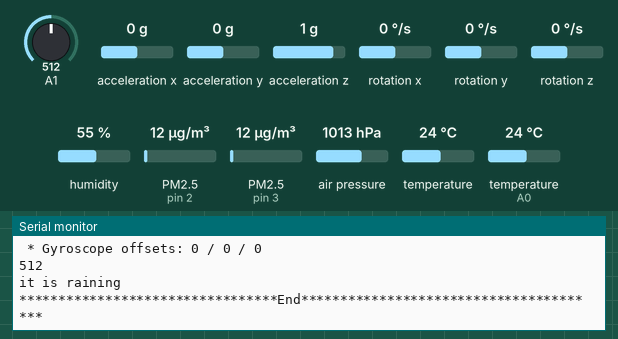
The sketch below on a simulated Arduino Uno, built with avr-gcc and run on an emulated ATmega328P. Shown: the last lines printed to the serial monitor. Wiring (inferred from the names in the program): 2 × dust sensor: data pin 2 / data pin 3. Inputs (shaded band) come from the test bench; at power-on: A1 = 512, acceleration x 0 g, acceleration y 0 g, acceleration z 1 g, rotation x 0 °/s, rotation y 0 °/s, rotation z 0 °/s, humidity 55 %, PM2.5 (sensors on pin 2, pin 3) 12 µg/m³, air pressure 1013 hPa, temperature 24 °C, temperature (sensor on A0) 24 °C.

Above: at 1.2 s.
1.3 s: A1 set to 910
At 4.8 s:
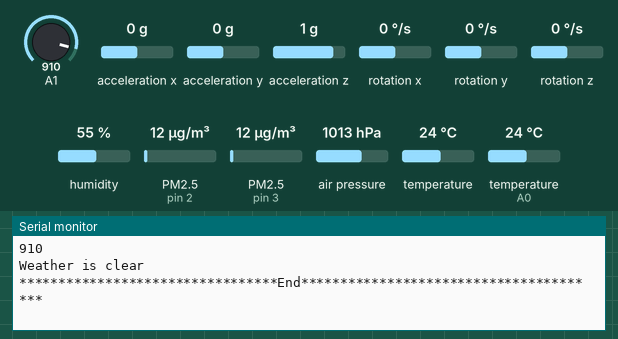
8.7 s: A1 set to 992
At 11.2 s:
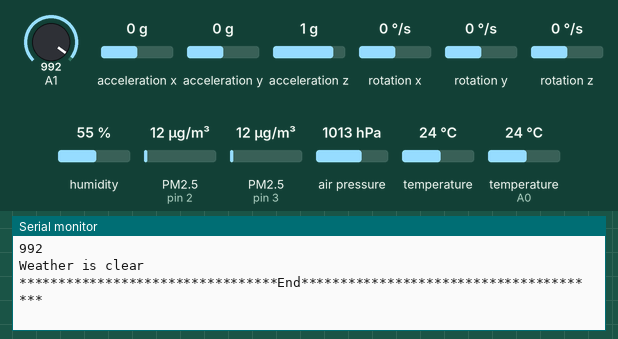
Timing chart, 0 to 12.7 s (numbered marks = the images above; inputs shaded):
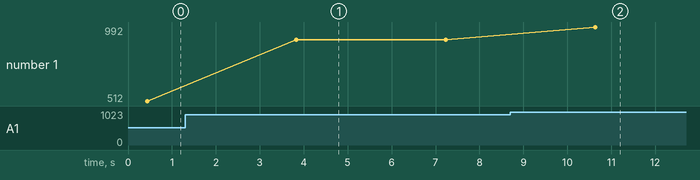

Measured:
- after the input at 1.3 s, the serial monitor: prints a new line after 2.5 s (image 1)
- after the input at 8.7 s, the serial monitor: prints a new line after 1.9 s (image 2)
- plotted number 1: 512 → 910 after the input at 1.3 s, 910 → 992 after the input at 8.7 s

The sketch:

weather_station.ino
```cpp
#include <Adafruit_BMP280.h> // include the BMP Library
#include <Wire.h>
#include <MPU6050.h>
#include <dht.h>
#include<string>

#define dht_apin A0

dht DHT;
MPU6050 mpu;
Adafruit_BMP280 bmp; // I2C Interface


int pin2 = 3;
int pin1 = 2;
unsigned long duration1;
unsigned long duration2;

unsigned long starttime;
unsigned long sampletime_ms = 3000;//sampe 1s ;
unsigned long lowpulseoccupancy1 = 0;
unsigned long lowpulseoccupancy2 = 0;
float ratio1 = 0;
float ratio2 = 0;
float concentration1 = 0;
float concentration2 = 0;
String s="";

void setup() {
  Serial.begin(115200);
  Serial.println(F("BMP280 test"));

  if (!bmp.begin(0x76)) {
    Serial.println(F("Could not find a valid BMP280 sensor, check wiring!"));
    while (1);
  }

  /* Default settings from datasheet. */
  bmp.setSampling(Adafruit_BMP280::MODE_NORMAL,     /* Operating Mode. */
                  Adafruit_BMP280::SAMPLING_X2,     /* Temp. oversampling */
                  Adafruit_BMP280::SAMPLING_X16,    /* Pressure oversampling */
                  Adafruit_BMP280::FILTER_X16,      /* Filtering. */
                  Adafruit_BMP280::STANDBY_MS_500); /* Standby time. */

  Serial.println("Initialize MPU6050");
  while(!mpu.begin(MPU6050_SCALE_2000DPS, MPU6050_RANGE_2G,0x68))
  {
    Serial.println("Could not find a valid MPU6050 sensor, check wiring!");
    delay(500);
  }
  mpu.calibrateGyro();
  mpu.setThreshold(3);
  checkSettings();


  pinMode(2,INPUT);
  pinMode(3,INPUT);
  starttime = millis();//get the current time;


}


void checkSettings ()
{
  Serial.println ();

  Serial.print (" * Sleep Mode:        ");
  Serial.println (mpu.getSleepEnabled ()? "Enabled" : "Disabled");

  Serial.print (" * Clock Source:      ");
  switch (mpu.getClockSource ())
    {
    case MPU6050_CLOCK_KEEP_RESET:
      Serial.
  println ("Stops the clock and keeps the timing generator in reset");
      break;
    case MPU6050_CLOCK_EXTERNAL_19MHZ:
      Serial.println ("PLL with external 19.2MHz reference");
      break;
    case MPU6050_CLOCK_EXTERNAL_32KHZ:
      Serial.println ("PLL with external 32.768kHz reference");
      break;
    case MPU6050_CLOCK_PLL_ZGYRO:
      Serial.println ("PLL with Z axis gyroscope reference");
      break;
    case MPU6050_CLOCK_PLL_YGYRO:
      Serial.println ("PLL with Y axis gyroscope reference");
      break;
    case MPU6050_CLOCK_PLL_XGYRO:
      Serial.println ("PLL with X axis gyroscope reference");
      break;
    case MPU6050_CLOCK_INTERNAL_8MHZ:
      Serial.println ("Internal 8MHz oscillator");
      break;
    }

  Serial.print (" * Gyroscope:         ");
  switch (mpu.getScale ())
    {
    case MPU6050_SCALE_2000DPS:
      Serial.println ("2000 dps");
      break;
    case MPU6050_SCALE_1000DPS:
      Serial.println ("1000 dps");
      break;
    case MPU6050_SCALE_500DPS:
      Serial.println ("500 dps");
      break;
    case MPU6050_SCALE_250DPS:
      Serial.println ("250 dps");
      break;
    }

  Serial.print (" * Gyroscope offsets: ");
  Serial.print (mpu.getGyroOffsetX ());
  Serial.print (" / ");
  Serial.print (mpu.getGyroOffsetY ());
  Serial.print (" / ");
  Serial.println (mpu.getGyroOffsetZ ());

  Serial.println ();
}

void loop() {

    duration1 = pulseIn(pin1, LOW);
    duration2 = pulseIn(pin2, LOW);
    lowpulseoccupancy1 = lowpulseoccupancy1+duration1;
    lowpulseoccupancy2 = lowpulseoccupancy2+duration2;
    s="";

    //Serial.print("*********************************Begin***************************************\n");

    DHT.read11(dht_apin);
    /*Serial.print("DHT readings");
    Serial.print("Current humidity = ");
    Serial.print(DHT.humidity);
    Serial.print("%  ");
    Serial.print("temperature = ");
    Serial.print(DHT.temperature);
    Serial.println("C  ");

    Serial.print("\nBMP readings");
    Serial.print(F("Temperature = "));
    Serial.print(bmp.readTemperature());
    Serial.println(" *C");

    Serial.print(F("Pressure = "));
    Serial.print(bmp.readPressure()/100); //displaying the Pressure in hPa, you can change the unit
    Serial.println(" hPa");

    Serial.print(F("Approx altitude = "));
    Serial.print(bmp.readAltitude(1019.66)); //The "1019.66" is the pressure(hPa) at sea level in day in your region
    Serial.println(" m");                    //If you don't know it, modify it until you get your current altitude

    Serial.println();*/
    s=s+DHT.humidity+" "+DHT.temperature+" "+bmp.readTemperature()+" "+bmp.readPressure()/100+" "+bmp.readAltitude(1019.66)+" ";


    //Serial.print("MPU6050-readings");

  Vector rawGyro = mpu.readRawGyro();
  Vector normGyro = mpu.readNormalizeGyro();

  /*Serial.print(" Xraw = ");
  Serial.print(rawGyro.XAxis);
  Serial.print(" Yraw = ");
  Serial.print(rawGyro.YAxis);
  Serial.print(" Zraw = ");
  Serial.println(rawGyro.ZAxis);

  Serial.print("\t         Xnorm = ");
  Serial.print(normGyro.XAxis);
  Serial.print(" Ynorm = ");
  Serial.print(normGyro.YAxis);
  Serial.print(" Znorm = ");
  Serial.println(normGyro.ZAxis);
  Serial.print("\n\n");*/

  s=s+rawGyro.XAxis+" "+rawGyro.YAxis+" "+rawGyro.ZAxis+" "+normGyro.XAxis+" "+normGyro.YAxis+" "+normGyro.ZAxis+" ";


    if ((millis()-starttime) > sampletime_ms)//if the sampel time == 30s
  {
    ratio1 = lowpulseoccupancy1/(sampletime_ms*10.0);  // Integer percentage 0=>100
    concentration1 = 1.1*pow(ratio1,3)-3.8*pow(ratio1,2)+520*ratio1+0.62; // using spec sheet curve

    ratio2 = lowpulseoccupancy2/(sampletime_ms*10.0);  // Integer percentage 0=>100
    concentration2 = 1.1*pow(ratio2,3)-3.8*pow(ratio2,2)+520*ratio2+0.62; //

    /*Serial.print("PM10 ");


    Serial.print("concentration1 = ");
    Serial.print(concentration1);
    Serial.print(" pcs/0.01cf  -  ");

    Serial.print("concentration2 = ");
    Serial.print(concentration2);
    Serial.print(" pcs/0.01cf  -  ");*/

    s=s+" "+concentration1+" "+concentration2+" ";


    if (concentration1 < 1000) {

     //Serial.print("CLEAN\n");
     s=s+"CLEAN"+" ";

  }
    if (concentration1 > 1000 && concentration1 < 10000) {

     Serial.print("GOOD\n");

    }

    if (concentration1 > 10000 && concentration1 < 20000) {

     Serial.print("ACCEPTABLE\n");

    }
      if (concentration1 > 20000 && concentration1 < 50000) {

     Serial.print("HEAVY\n");
  }

    if (concentration1 > 50000 ) {

     Serial.print("HAZARD\n");


    }

    lowpulseoccupancy1 = 0;
    lowpulseoccupancy2 = 0;
    starttime = millis();
  }


  Serial.println("\n");
  int sensorValue = analogRead(A1);

   Serial.println(sensorValue);
  if (sensorValue<900)
  {
      Serial.println("it is raining");
    }
   else
   {
       Serial.println("Weather is clear");
   }


  Serial.print("*********************************End***************************************\n\n\n\n");

  delay(3000);
}
```
